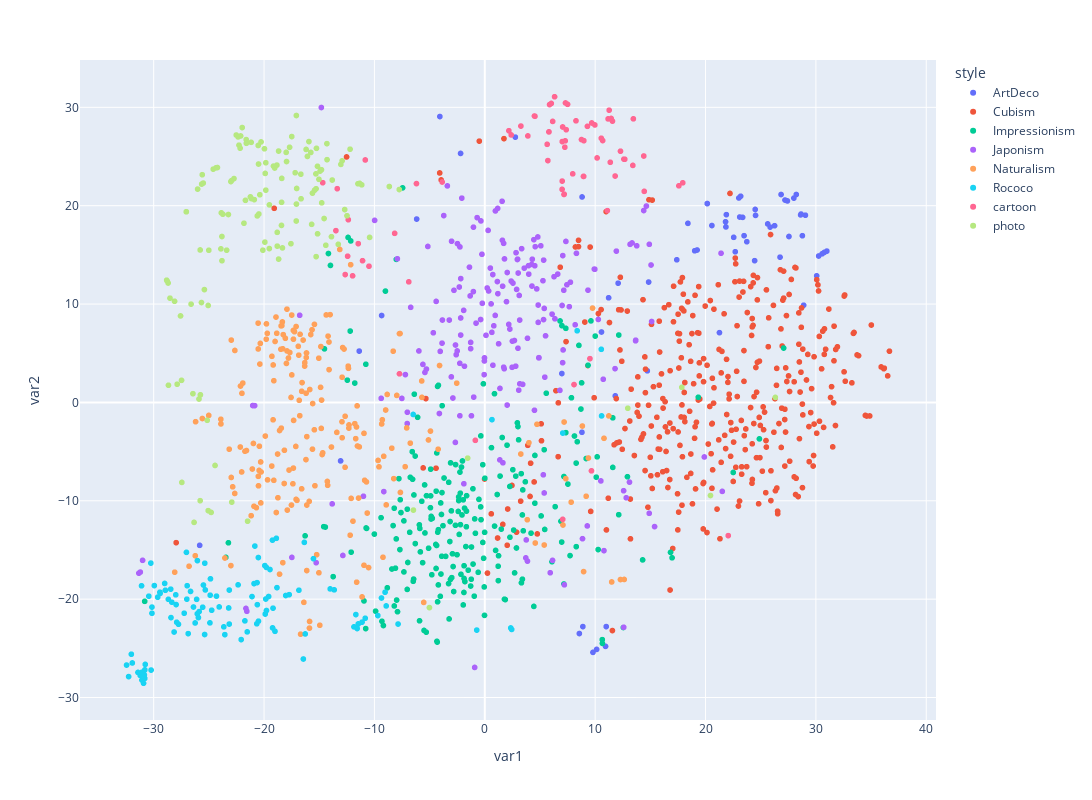

The code cell stored with this chart in its notebook:
### Code cell
from sklearn.decomposition import PCA
import seaborn as sns
import plotly.express as px
import pandas as pd
from sklearn.manifold import TSNE
from sklearn.preprocessing import StandardScaler


pca = TSNE(n_components=2,learning_rate='auto',init='random',random_state=1)
temp = np.copy(feature_vector)


scaler = StandardScaler()
temp =scaler.fit_transform(temp)

plotik = pca.fit_transform(temp)

styles = [traindata.classes[x] for x in classes]


df = pd.DataFrame(plotik, columns=["var1","var2"])
df['target'] = classes
df['img_path'] = paths
df['style'] = styles
print(df)
fig = px.scatter(df, x="var1", y="var2", color="style", hover_data=['img_path'])
fig.update_layout(
    autosize=False,
    width=1200,
    height=800)
fig.show()

### Figure 1 — Plotly figure (JSON) as saved in the notebook; plotly's stock layout.template omitted (floating-point values rounded to 4 significant figures; data arrays with more than 128 entries replaced by an {"elided": "..."} marker saying what was removed)
{"data": [{"customdata": [["./images\\ArtDeco\\aleksandra-ekster_woman-with-fish-1934.jpg"], ["./images\\ArtDeco\\bernardo-marques_antonio-ferro-mundo-novo-capa.jpg"], ["./images\\ArtDeco\\bernardo-marques_civiliza-o-no-1-1928.jpg"], ["./images\\ArtDeco\\bernardo-marques_civiliza-o.jpg"], ["./images\\ArtDeco\\bernardo-marques_fernanda-de-castro-cidade-em-flor-capa-1924.jpg"], ["./images\\ArtDeco\\bernardo-marques_sem-t-tulo-paisagem-do-mar-o.jpg"], ["./images\\ArtDeco\\carlos-saenz-de-tejada_sketch-for-decoration-of-carmen-antonia-merce-la-argentina-1927.jpg"], ["./images\\ArtDeco\\erte_alphabet-b.jpg"], ["./images\\ArtDeco\\erte_autumn-song.jpg"], ["./images\\ArtDeco\\erte_blossom-umbrella.jpg"], ["./images\\ArtDeco\\erte_bon-soir.jpg"], ["./images\\ArtDeco\\erte_brown-boot.jpg"], ["./images\\ArtDeco\\erte_ceres-the-planets.jpg"], ["./images\\ArtDeco\\erte_costume-design-2.jpg"], ["./images\\ArtDeco\\erte_costume-design-9.jpg"], ["./images\\ArtDeco\\erte_costume-for-casanova.jpg"], ["./images\\ArtDeco\\erte_ebony-1.jpg"], ["./images\\ArtDeco\\erte_evening-creation.jpg"], ["./images\\ArtDeco\\erte_gluttony.jpg"], ["./images\\ArtDeco\\erte_number-0.jpg"], ["./images\\ArtDeco\\erte_number-8.jpg"], ["./images\\ArtDeco\\erte_opium-mah-jongg.jpg"], ["./images\\ArtDeco\\erte_splendeur.jpg"], ["./images\\ArtDeco\\erte_spring-fashions.jpg"], ["./images\\ArtDeco\\erte_stolen-kisses.jpg"], ["./images\\ArtDeco\\erte_swept-away.jpg"], ["./images\\ArtDeco\\erte_the-aces-hearts.jpg"], ["./images\\ArtDeco\\erte_the-kiss.jpg"], ["./images\\ArtDeco\\erte_the-mirror-1.jpg"], ["./images\\ArtDeco\\erte_the-seasons-spring-1.jpg"], ["./images\\ArtDeco\\erte_the-seasons-summer-1.jpg"], ["./images\\ArtDeco\\erte_the-seven-deadly-sins-avarice.jpg"], ["./images\\ArtDeco\\erte_the-seven-deadly-sins-pride.jpg"], ["./images\\ArtDeco\\erte_the-zodiac-leo.jpg"], ["./images\\ArtDeco\\erte_top-hats.jpg"], ["./images\\ArtDeco\\erte_winter-resort-nice.jpg"], ["./images\\ArtDeco\\erte_winter-s-arrival.jpg"], ["./images\\ArtDeco\\jean-dupas_where-is-this-bower-beside-the-silver-thames-1930.jpg"], ["./images\\ArtDeco\\john-vassos_abstract-design-1972.jpg"], ["./images\\ArtDeco\\john-vassos_abstract-sailboat.jpg"], ["./images\\ArtDeco\\john-vassos_illustration-for-oscar-wilde-s-salome-1927-2.jpg"], ["./images\\ArtDeco\\john-vassos_illustration-for-oscar-wilde-s-salome-1927-3.jpg"], ["./images\\ArtDeco\\john-vassos_illustration-for-oscar-wilde-s-salome-1927-7.jpg"], ["./images\\ArtDeco\\john-vassos_modern-abstract-1.jpg"], ["./images\\ArtDeco\\john-vassos_modern-abstract.jpg"], ["./images\\ArtDeco\\john-vassos_untitled-1935-5.jpg"], ["./images\\ArtDeco\\lawren-harris_ice-house-coldwell-lake-superior-1923.jpg"], ["./images\\ArtDeco\\lawren-harris_lake-and-mountains-1928.jpg"], ["./images\\ArtDeco\\raphael-delorme_sc-ne-mythologique.jpg"], ["./images\\ArtDeco\\raphael-delorme_the-dancer.jpg"], ["./images\\ArtDeco\\raphael-delorme_vitalit.jpg"], ["./images\\ArtDeco\\rene-magritte_advertisment-for-norine-2.jpg"], ["./images\\ArtDeco\\tamara-de-lempicka_bowl-of-grapes-1949.jpg"], ["./images\\ArtDeco\\tamara-de-lempicka_calla-lillies-1941.jpg"], ["./images\\ArtDeco\\tamara-de-lempicka_portrait-of-the-duchess-of-la-salle-1925.jpg"], ["./images\\ArtDeco\\tamara-de-lempicka_portrait-of-the-marquis-d-afflito-1925.jpg"], ["./images\\ArtDeco\\tamara-de-lempicka_still-life-with-grapes.jpg"], ["./images\\ArtDeco\\tamara-de-lempicka_the-communicant-1928.jpg"], ["./images\\ArtDeco\\tamara-de-lempicka_wide-brimmed-hat-1933.jpg"], ["./images\\ArtDeco\\zinaida-serebriakova_basket-of-apples-1934.jpg"], ["./images\\ArtDeco\\zinaida-serebriakova_basket-with-grapes-and-peaches-1931.jpg"], ["./images\\ArtDeco\\zinaida-serebriakova_portrait-of-e-i-zolotarevskii-in-childhood-1922.jpg"], ["./images\\ArtDeco\\zinaida-serebriakova_still-life-with-a-basket-of-pears-1932.jpg"], ["./images\\ArtDeco\\zinaida-serebriakova_still-life-with-apples-and-a-round-bread-1948.jpg"], ["./images\\ArtDeco\\zinaida-serebriakova_still-life-with-asparagus-and-strawberries-1932.jpg"]], "hovertemplate": "style=ArtDeco<br>var1=%{x}<br>var2=%{y}<br>img_path=%{customdata[0]}<extra></extra>", "legendgroup": "ArtDeco", "marker": {"color": "#636efa", "symbol": "circle"}, "mode": "markers", "name": "ArtDeco", "showlegend": true, "type": "scattergl", "x": [-25.83, 8.812, 22.69, 27.56, 12.08, -13.07, 11.22, 24.5, 10.57, -11.38, 20.16, 24.45, 23.36, 21.81, 26.75, 2.767, 21.89, 20.16, 19.24, 17.4, 24.53, 11.0, 23.18, -2.197, -6.173, -9.347, 23.74, 23.02, 21.85, 26.84, 23.49, 26.26, 23.1, 22.55, 25.63, 30.07, 11.82, 6.983, 30.75, 30.25, 27.42, 28.78, 27.2, 30.56, 30.99, 18.4, 28.22, 28.0, 19.02, 21.26, 14.73, 28.89, 20.58, 14.84, 28.66, 28.62, 8.886, 29.05, 25.85, 8.8, 10.13, -4.07, 9.801, 10.94, 8.57], "xaxis": "x", "y": [-14.53, 20.89, 15.32, 16.87, 12.12, -5.944, 10.64, 19.62, 7.161, 5.22, 20.21, 14.41, 18.81, 18.37, 14.77, 26.97, 19.09, 20.22, 15.5, 14.5, 19.01, -22.79, 20.96, 25.31, 18.64, 8.836, 16.34, 20.79, 17.84, 21.14, 16.95, 17.96, 18.85, 16.78, 18.15, 12.87, 0.669, 2.937, 15.25, 14.89, 20.48, 16.95, 20.58, 15.1, 15.38, 18.2, 21.14, 20.77, 15.42, 7.096, 3.212, 9.883, 17.98, 12.24, 19.15, 19.06, -22.79, 19.03, 17.82, -3.035, -25.11, 29.07, -25.41, -24.8, -23.5], "yaxis": "y"}, {"customdata": {"elided": "365x1 str values"}, "hovertemplate": "style=Cubism<br>var1=%{x}<br>var2=%{y}<br>img_path=%{customdata[0]}<extra></extra>", "legendgroup": "Cubism", "marker": {"color": "#EF553B", "symbol": "circle"}, "mode": "markers", "name": "Cubism", "showlegend": true, "type": "scattergl", "x": {"elided": "365 float values"}, "xaxis": "x", "y": {"elided": "365 float values"}, "yaxis": "y"}, {"customdata": {"elided": "240x1 str values"}, "hovertemplate": "style=Impressionism<br>var1=%{x}<br>var2=%{y}<br>img_path=%{customdata[0]}<extra></extra>", "legendgroup": "Impressionism", "marker": {"color": "#00cc96", "symbol": "circle"}, "mode": "markers", "name": "Impressionism", "showlegend": true, "type": "scattergl", "x": {"elided": "240 float values"}, "xaxis": "x", "y": {"elided": "240 float values"}, "yaxis": "y"}, {"customdata": {"elided": "203x1 str values"}, "hovertemplate": "style=Japonism<br>var1=%{x}<br>var2=%{y}<br>img_path=%{customdata[0]}<extra></extra>", "legendgroup": "Japonism", "marker": {"color": "#ab63fa", "symbol": "circle"}, "mode": "markers", "name": "Japonism", "showlegend": true, "type": "scattergl", "x": {"elided": "203 float values"}, "xaxis": "x", "y": {"elided": "203 float values"}, "yaxis": "y"}, {"customdata": {"elided": "218x1 str values"}, "hovertemplate": "style=Naturalism<br>var1=%{x}<br>var2=%{y}<br>img_path=%{customdata[0]}<extra></extra>", "legendgroup": "Naturalism", "marker": {"color": "#FFA15A", "symbol": "circle"}, "mode": "markers", "name": "Naturalism", "showlegend": true, "type": "scattergl", "x": {"elided": "218 float values"}, "xaxis": "x", "y": {"elided": "218 float values"}, "yaxis": "y"}, {"customdata": [["./images\\Rococo\\antoine-pesne_isabel-cristina-de-brunswick-wolfenb-ttel.jpg"], ["./images\\Rococo\\antoine-pesne_self-portrait-with-daughters-1754.jpg"], ["./images\\Rococo\\antoine-watteau_the-flautist.jpg"], ["./images\\Rococo\\antoine-watteau_the-foursome.jpg"], ["./images\\Rococo\\benjamin-west_the-death-of-nelson-1808.jpg"], ["./images\\Rococo\\bernardo-bellotto_dresden-the-ruins-of-the-pirnaische-vorstadt-1763.jpg"], ["./images\\Rococo\\bernardo-bellotto_the-moat-of-the-zwinger-in-dresden.jpg"], ["./images\\Rococo\\canaletto_the-river-thames-with-st-paul-s-cathedral-on-lord-mayor-s-day.jpg"], ["./images\\Rococo\\canaletto_the-thames-with-st-paul-s-cathedral-1746.jpg"], ["./images\\Rococo\\canaletto_westminster-bridge-from-the-north-on-lord-mayor-s-day-1746.jpg"], ["./images\\Rococo\\carl-ludwig-johann-christineck_heinrich-friedrich-wilhelm-von-ploets.jpg"], ["./images\\Rococo\\carl-ludwig-johann-christineck_portrait-of-daria-aleksandrovna-troubetskaya.jpg"], ["./images\\Rococo\\carl-ludwig-johann-christineck_portrait-of-semen-ivanovich-mordvinov-as-chevalier-of-the-order-of-st-andrew-1771.jpg"], ["./images\\Rococo\\dmitry-levitzky_ivan-ribotpierre.jpg"], ["./images\\Rococo\\dmitry-levitzky_portrait-of-anna-davia-d-avia-bernucci-1782.jpg"], ["./images\\Rococo\\dmitry-levitzky_portrait-of-countess-n-f-vorontsova.jpg"], ["./images\\Rococo\\dmitry-levitzky_prince-mikhail-shcherbatov-1781.jpg"], ["./images\\Rococo\\francisco-bayeu-y-subias_retrato-de-sebastiana-merclein-su-mujer-1786.jpg"], ["./images\\Rococo\\franz-xaver-winterhalter_albert-edward-prince-of-wales.jpg"], ["./images\\Rococo\\franz-xaver-winterhalter_alexandra-iosifovna-grand-duchess-of-russia-princess-alexandra-of-altenburg.jpg"], ["./images\\Rococo\\franz-xaver-winterhalter_alexandra-princess-of-wales.jpg"], ["./images\\Rococo\\franz-xaver-winterhalter_anna-dollfus-baronness-de-bourgoing.jpg"], ["./images\\Rococo\\franz-xaver-winterhalter_caroline-elisabeth-de-lagrange.jpg"], ["./images\\Rococo\\franz-xaver-winterhalter_countess-alexander-nikolaevitch-lamsdorff.jpg"], ["./images\\Rococo\\franz-xaver-winterhalter_elizabeth-empress-of-austria-1865.jpg"], ["./images\\Rococo\\franz-xaver-winterhalter_emperor-don-maximiliano-i-of-mexico.jpg"], ["./images\\Rococo\\franz-xaver-winterhalter_empress-elisabeth-of-austria-in-dancing-dress.jpg"], ["./images\\Rococo\\franz-xaver-winterhalter_empress-eugenie-1.jpg"], ["./images\\Rococo\\franz-xaver-winterhalter_grand-duchess-olga.jpg"], ["./images\\Rococo\\franz-xaver-winterhalter_italian-woman-with-child.jpg"], ["./images\\Rococo\\franz-xaver-winterhalter_maximiliaan-van-oostenrijk.jpg"], ["./images\\Rococo\\franz-xaver-winterhalter_pincess-clothilde-von-saxen-coburg.jpg"], ["./images\\Rococo\\franz-xaver-winterhalter_portrait-of-a-lady-1.jpg"], ["./images\\Rococo\\franz-xaver-winterhalter_portrait-of-charlotte-of-belgium-1.jpg"], ["./images\\Rococo\\franz-xaver-winterhalter_portrait-of-countess-olga-shuvalova.jpg"], ["./images\\Rococo\\franz-xaver-winterhalter_portrait-of-countess-varvara-musina-pushkina.jpg"], ["./images\\Rococo\\franz-xaver-winterhalter_portrait-of-eug-nie-empress-of-the-french.jpg"], ["./images\\Rococo\\franz-xaver-winterhalter_portrait-of-francisca-caroline-de-braganca-1844.jpg"], ["./images\\Rococo\\franz-xaver-winterhalter_portrait-of-francisca-caroline-gonzaga-de-bragan-a-princesse-de-joinville.jpg"], ["./images\\Rococo\\franz-xaver-winterhalter_portrait-of-grand-duchess-maria-nikolayevna.jpg"], ["./images\\Rococo\\franz-xaver-winterhalter_portrait-of-grand-princess-yelena-pavlovna.jpg"], ["./images\\Rococo\\franz-xaver-winterhalter_portrait-of-infanta-luisa-fernanda-of-spain-duchess-of-montpesier.jpg"], ["./images\\Rococo\\franz-xaver-winterhalter_portrait-of-katarzyna-potocka-1854.jpg"], ["./images\\Rococo\\franz-xaver-winterhalter_portrait-of-lady-middleton-1863.jpg"], ["./images\\Rococo\\franz-xaver-winterhalter_portrait-of-madame-rimsky-korsakov-varvara-dmitrievna-mergassov-1864.jpg"], ["./images\\Rococo\\franz-xaver-winterhalter_portrait-of-princess-elizaveta-alexandrovna-tchernicheva-1.jpg"], ["./images\\Rococo\\franz-xaver-winterhalter_portrait-of-princess-of-baden-1856.jpg"], ["./images\\Rococo\\franz-xaver-winterhalter_portrait-of-queen-sophie-of-netherlands-born-sophie-of-w-rttemberg-1863.jpg"], ["./images\\Rococo\\franz-xaver-winterhalter_portrait-of-sophia-alexandrovna-radziwi.jpg"], ["./images\\Rococo\\franz-xaver-winterhalter_portrait-of-victoria-princess-royal.jpg"], ["./images\\Rococo\\franz-xaver-winterhalter_princes-alice-of-england.jpg"], ["./images\\Rococo\\franz-xaver-winterhalter_princess-mathilde-bonaparte.jpg"], ["./images\\Rococo\\franz-xaver-winterhalter_princess-tatiana-yussupova.jpg"], ["./images\\Rococo\\franz-xaver-winterhalter_sofia-gagarina.jpg"], ["./images\\Rococo\\franz-xaver-winterhalter_the-daughters-of-queen-victoria-and-prince-albert.jpg"], ["./images\\Rococo\\franz-xaver-winterhalter_the-empress-eugenie-holding-louis-napoleon-the-prince-imperial-on-her-knees.jpg"], ["./images\\Rococo\\franz-xaver-winterhalter_the-royal-family-in-1846-1846.jpg"], ["./images\\Rococo\\franz-xaver-winterhalter_victoria-princess-royal-1842.jpg"], ["./images\\Rococo\\fyodor-rokotov_portrait-of-v-a-obreskova.jpg"], ["./images\\Rococo\\george-morland_a-country-inn-1784.jpg"], ["./images\\Rococo\\george-morland_a-visit-to-the-boarding-school-1788.jpg"], ["./images\\Rococo\\george-morland_a-windy-day.jpg"], ["./images\\Rococo\\george-morland_landscape-with-four-horses.jpg"], ["./images\\Rococo\\george-morland_the-piggery-1791.jpg"], ["./images\\Rococo\\george-morland_two-horses-in-the-snow.jpg"], ["./images\\Rococo\\giovanni-battista-tiepolo_apollo-and-daphne-1744.jpg"], ["./images\\Rococo\\giovanni-battista-tiepolo_the-flight-to-egypt.jpg"], ["./images\\Rococo\\giovanni-battista-tiepolo_the-force-of-eloquence-bellerophon-and-pegasus.jpg"], ["./images\\Rococo\\giovanni-domenico-tiepolo_head-of-a-scholar.jpg"], ["./images\\Rococo\\jean-baptiste-oudry_cassowary-1746.jpg"], ["./images\\Rococo\\jean-baptiste-oudry_clara-the-rhinoceros-1749.jpg"], ["./images\\Rococo\\jean-baptiste-oudry_demoiselle-crane-toucan-and-tufted-crane-1745.jpg"], ["./images\\Rococo\\jean-baptiste-oudry_dog-guarding-dead-game-1753.jpg"], ["./images\\Rococo\\jean-baptiste-oudry_still-life-with-hare-duck-loaf-of-bread-cheese-and-flasks-of-wine-1742.jpg"], ["./images\\Rococo\\jean-baptiste-simeon-chardin_a-green-neck-duck-with-a-seville-orange.jpg"], ["./images\\Rococo\\jean-baptiste-simeon-chardin_basket-of-peaches-1768.jpg"], ["./images\\Rococo\\jean-baptiste-simeon-chardin_jar-of-apricots-1758.jpg"], ["./images\\Rococo\\jean-baptiste-simeon-chardin_rabbit-and-copper-pot.jpg"], ["./images\\Rococo\\jean-baptiste-simeon-chardin_still-life-fast-day-menu-1731.jpg"], ["./images\\Rococo\\jean-baptiste-simeon-chardin_still-life-flowers-in-a-vase-1763.jpg"], ["./images\\Rococo\\jean-baptiste-simeon-chardin_still-life-with-brioche-1763.jpg"], ["./images\\Rococo\\jean-baptiste-simeon-chardin_still-life-with-cat-and-rayfish.jpg"], ["./images\\Rococo\\jean-baptiste-simeon-chardin_still-life-with-copper-cauldron-and-eggs.jpg"], ["./images\\Rococo\\jean-baptiste-simeon-chardin_still-life-with-dead-pheasant-and-hunting-bag-1760.jpg"], ["./images\\Rococo\\jean-baptiste-simeon-chardin_still-life-with-porcelain-teapot-1763.jpg"], ["./images\\Rococo\\jean-baptiste-simeon-chardin_still-life-with-turkey-hanged.jpg"], ["./images\\Rococo\\jean-baptiste-simeon-chardin_still-life-with-two-rabbits.jpg"], ["./images\\Rococo\\jean-baptiste-simeon-chardin_strawberry-basket-canasta-de-fresas.jpg"], ["./images\\Rococo\\jean-baptiste-simeon-chardin_the-instruments-of-music-calendar-1767.jpg"], ["./images\\Rococo\\jean-honore-fragonard_burn-my-shirt.jpg"], ["./images\\Rococo\\jean-honore-fragonard_the-watering-place-1765-1.jpg"], ["./images\\Rococo\\joseph-wright_harvey-wilmot.jpg"], ["./images\\Rococo\\joshua-reynolds_anne-dashwood-detail.jpg"], ["./images\\Rococo\\joshua-reynolds_gertrude-duchess-of-bedford.jpg"], ["./images\\Rococo\\joshua-reynolds_samuel-johnson-1757.jpg"], ["./images\\Rococo\\joshua-reynolds_the-ladies-waldegrave-1780.jpg"], ["./images\\Rococo\\joshua-reynolds_thomas-and-martha-neate-with-tutor.jpg"], ["./images\\Rococo\\maurice-quentin-de-la-tour_francois-louis-veron-forbonnais-of-duverger-economist.jpg"], ["./images\\Rococo\\maurice-quentin-de-la-tour_studies-of-men-s-hands.jpg"], ["./images\\Rococo\\pietro-longhi_a-patrician-family.jpg"], ["./images\\Rococo\\pietro-longhi_fall-of-the-giants-1734-1.jpg"], ["./images\\Rococo\\pietro-longhi_the-parlour.jpg"], ["./images\\Rococo\\pietro-longhi_the-tailor.jpg"], ["./images\\Rococo\\thomas-gainsborough_figures-with-cattle-in-a-landscape.jpg"], ["./images\\Rococo\\thomas-gainsborough_forest-landsape-with-mountain.jpg"], ["./images\\Rococo\\thomas-gainsborough_landscape-with-cattle.jpg"], ["./images\\Rococo\\thomas-gainsborough_landscape-with-sandpit.jpg"], ["./images\\Rococo\\thomas-gainsborough_portrait-of-john-russell-4th-duke-of-bedford.jpg"], ["./images\\Rococo\\thomas-gainsborough_study-of-willows.jpg"], ["./images\\Rococo\\thomas-gainsborough_the-charterhouse-london-1748.jpg"], ["./images\\Rococo\\thomas-gainsborough_thomas-pennant-1776.jpg"], ["./images\\Rococo\\vladimir-borovikovsky_portrait-of-aleksei-alekseevich-konstantinova-1806.jpg"], ["./images\\Rococo\\vladimir-borovikovsky_portrait-of-m-i-lopukhina-1797.jpg"], ["./images\\Rococo\\vladimir-borovikovsky_princess-lopukhina.jpg"], ["./images\\Rococo\\william-hogarth_mary-toft-apparently-giving-birth-to-rabbits-1726.jpg"], ["./images\\Rococo\\william-hogarth_portrait-of-en-francis-dashwood-15th-baron-of-despencer.jpg"], ["./images\\Rococo\\william-hogarth_the-invasion-france.jpg"]], "hovertemplate": "style=Rococo<br>var1=%{x}<br>var2=%{y}<br>img_path=%{customdata[0]}<extra></extra>", "legendgroup": "Rococo", "marker": {"color": "#19d3f3", "symbol": "circle"}, "mode": "markers", "name": "Rococo", "showlegend": true, "type": "scattergl", "x": [-23.55, -24.75, -16.44, -19.59, -25.37, -7.858, -8.935, -9.359, -9.692, -9.038, -31.1, -29.44, -30.16, -29.01, -27.97, -29.42, -30.44, -28.46, -30.26, -26.39, -25.88, -31.05, -28.43, -26.66, -22.35, -23.21, -25.95, -24.31, -30.81, -25.49, -32.27, -29.94, -30.76, -23.15, -27.0, -30.84, -25.39, -26.87, -28.15, -23.15, -25.56, -24.9, -31.07, -24.88, -26.05, -30.8, -27.92, -26.25, -31.43, -31.23, -30.23, -27.24, -27.76, -30.92, -25.32, -24.07, -20.63, -26.11, -28.0, -18.89, -18.04, -11.47, -10.84, -19.79, -20.83, -16.84, -18.83, -16.35, -24.86, -19.24, -20.52, -19.46, -19.93, -32.02, -21.74, -19.23, -31.94, -14.01, -20.66, -19.9, -20.51, -21.53, -19.01, -20.91, -19.78, -19.19, -21.09, -0.7284, -32.46, 0.6485, -11.12, -28.94, -13.64, -26.97, -23.65, -15.52, -19.85, -29.64, -6.488, -20.61, 10.58, -27.03, -17.72, -11.56, 2.352, -11.68, -11.85, -26.04, 2.433, 7.066, -22.07, -30.16, -28.36, -28.67, 8.367, -16.27, 10.55], "xaxis": "x", "y": [-23.61, -21.12, -26.08, -19.73, -16.34, -22.53, -20.69, -19.88, -21.67, -19.29, -18.64, -19.29, -21.43, -18.4, -20.55, -19.42, -19.7, -18.98, -16.33, -20.8, -21.26, -27.42, -21.87, -19.21, -18.55, -20.9, -21.88, -19.69, -28.06, -18.56, -27.87, -18.62, -26.63, -19.07, -20.0, -27.7, -23.59, -23.5, -23.34, -22.53, -20.82, -22.41, -28.23, -19.6, -21.48, -27.18, -22.35, -22.42, -27.45, -27.74, -27.21, -21.43, -22.55, -28.55, -19.06, -20.79, -18.32, -20.02, -19.56, -13.81, -19.63, -22.52, -21.94, -16.77, -14.6, -19.09, -18.83, -14.23, -17.94, -14.0, -15.77, -16.98, -16.59, -25.6, -22.21, -22.92, -26.49, -18.96, -22.5, -21.52, -22.24, -23.33, -23.27, -18.42, -21.15, -20.92, -19.73, -23.14, -26.7, -1.747, -22.34, -19.1, -19.05, -18.63, -22.82, -15.88, -19.99, -19.8, -1.223, -20.56, -1.368, -15.24, -19.54, -22.99, -22.93, -21.56, -22.82, -16.08, -23.08, -3.115, -24.11, -20.81, -20.3, -20.01, 7.282, -23.53, 5.399], "yaxis": "y"}, {"customdata": [["./images\\cartoon\\011.jpg"], ["./images\\cartoon\\1222402287_ddvip_9112.jpg"], ["./images\\cartoon\\1314924322-20.jpg"], ["./images\\cartoon\\1322826305856_6qmwy5.jpg"], ["./images\\cartoon\\13728611833234598506.jpg"], ["./images\\cartoon\\2010062416162654.jpg"], ["./images\\cartoon\\20101129204145-452523713.jpg"], ["./images\\cartoon\\20120530110557_KefTG.thumb.600_0.jpg"], ["./images\\cartoon\\24331e5f-d78b-49e0-8d33-7c2b8fa5086f.jpg"], ["./images\\cartoon\\47713.jpg"], ["./images\\cartoon\\493002902911.jpg"], ["./images\\cartoon\\51b81f56ee15283311.jpg"], ["./images\\cartoon\\5wif4oaex4j7.jpg"], ["./images\\cartoon\\608-01089397w.jpg"], ["./images\\cartoon\\952441_133603958666YQ.jpg"], ["./images\\cartoon\\9MDDBKQ349GA0031.550x.0.jpg"], ["./images\\cartoon\\Autumn_Saver_6371.jpg"], ["./images\\cartoon\\Bart-Simpson-Animation-Cartoon-Movie.jpg"], ["./images\\cartoon\\Cartoon-Kal-full.jpg"], ["./images\\cartoon\\Disney-Valentines-Day-Mulan-Wallpaper.jpg"], ["./images\\cartoon\\F5S001.jpg"], ["./images\\cartoon\\Fondo-de-pantalla-Manga-2.jpg"], ["./images\\cartoon\\FreeGreatPicture.com-21660-cartoon-childhood-dream.jpg"], ["./images\\cartoon\\Genshiken_-_anime_screenshot.jpg"], ["./images\\cartoon\\Japanese_cartoon_3f_07.jpg"], ["./images\\cartoon\\KaiEezi_ZamJam-market_03015_left.0139.jpg"], ["./images\\cartoon\\Kids-1.jpg"], ["./images\\cartoon\\Kids-2.jpg"], ["./images\\cartoon\\N64_NA_SouthPark.jpg"], ["./images\\cartoon\\Nezha-Conquers-the-Dragon-King2.jpg"], ["./images\\cartoon\\ScreenShot002.jpg"], ["./images\\cartoon\\Sleeping-Beauty.jpg"], ["./images\\cartoon\\Snow-White-Aurora-Jasmine-disney-princess-17324013-1024-768.jpg"], ["./images\\cartoon\\Titanic-cartoon-movie-pic3.jpg"], ["./images\\cartoon\\Vector_illustration_of_Happy_family_Fapp_04.jpg"], ["./images\\cartoon\\Wonder-Woman-Animated-Movie-Screenshot.jpg"], ["./images\\cartoon\\astro-boy-cartoon-10-2-s-307x512.jpg"], ["./images\\cartoon\\beautyful.jpg"], ["./images\\cartoon\\bg001.jpg"], ["./images\\cartoon\\cartoon-bear-scene-40.jpg"], ["./images\\cartoon\\chibi-maruko-screenshot-03-serie-dibujos-anime-japanese-cartoon-show.jpg"], ["./images\\cartoon\\daily-cartoon-131119-465.jpg"], ["./images\\cartoon\\depositphotos_29165579-Cartoon-street-map-seamless-pattern.jpg"], ["./images\\cartoon\\download (1).jpg"], ["./images\\cartoon\\download.jpg"], ["./images\\cartoon\\forest02.jpg"], ["./images\\cartoon\\free_islamic_cartoon_screensaver-567782.jpg"], ["./images\\cartoon\\inside.jpg"], ["./images\\cartoon\\kids-tv-shows-movies-2-0-s-307x512.jpg"], ["./images\\cartoon\\kids0.jpg"], ["./images\\cartoon\\m_1274932356416.jpg"], ["./images\\cartoon\\m_1283860568766.jpg"], ["./images\\cartoon\\mamhua.jpg"], ["./images\\cartoon\\manhua2.jpg"], ["./images\\cartoon\\manhua3.jpg"], ["./images\\cartoon\\night.jpg"], ["./images\\cartoon\\noddy_cartoon.jpg"], ["./images\\cartoon\\personal11.jpg"], ["./images\\cartoon\\popb100916.jpg"], ["./images\\cartoon\\rainbow.jpg"], ["./images\\cartoon\\rapunzel-tower-23516250.jpg"], ["./images\\cartoon\\scene_.jpg"], ["./images\\cartoon\\scene_cartoon_by_eydam.jpg"], ["./images\\cartoon\\school_hair_cartoon.jpg"], ["./images\\cartoon\\sfondocolombacartoonsandmovies.jpg"], ["./images\\cartoon\\simpsonsintronew.jpg"], ["./images\\cartoon\\southparkboys_medium.jpg"], ["./images\\cartoon\\stag_night_cartoon.jpg"], ["./images\\cartoon\\stock-vector-cartoon-street-in-winter-40035562.jpg"], ["./images\\cartoon\\stock-vector-farm-illustration-funny-cartoon-and-vector-scene-43613791.jpg"], ["./images\\cartoon\\stock-vector-summer-fairytale-town-street-cartoon-85532080.jpg"], ["./images\\cartoon\\street_57895.jpg"], ["./images\\cartoon\\trees.jpg"], ["./images\\cartoon\\unnamed.jpg"], ["./images\\cartoon\\we-without-wings-under-the-innocent-sky.jpg"]], "hovertemplate": "style=cartoon<br>var1=%{x}<br>var2=%{y}<br>img_path=%{customdata[0]}<extra></extra>", "legendgroup": "cartoon", "marker": {"color": "#FF6692", "symbol": "circle"}, "mode": "markers", "name": "cartoon", "showlegend": true, "type": "scattergl", "x": [3.272, -0.8556, 9.974, -11.98, 7.313, 4.546, -6.191, -14.68, -12.37, 7.002, 8.084, 10.55, -12.43, 7.966, 13.41, -6.888, 7.253, 11.57, 11.45, 6.024, 14.45, 9.688, 7.377, -3.863, 7.053, -11.47, 12.6, 12.68, 8.975, 7.498, 17.94, 6.324, 6.149, -8.166, 4.499, -10.83, 5.868, -11.08, 11.37, 5.716, 14.4, 2.39, 7.175, 5.813, -10.49, -12.65, 11.27, 7.061, 13.46, 22.06, 9.526, 9.666, 8.959, 10.68, 10.18, -7.731, 8.263, -13.49, 17.59, 5.649, 3.904, 12.3, 7.287, 8.941, 7.018, 11.11, 9.298, 7.012, 7.192, 8.761, 2.181, 11.81, 5.813, 11.17, -13.37], "xaxis": "x", "y": [28.1, -3.853, 28.21, 12.87, 30.44, 29.09, 22.25, 22.34, 18.58, 21.66, 1.816, 26.86, 14.86, 23.24, 24.1, 12.26, 25.95, 28.6, 28.87, 30.4, 21.46, 28.41, 27.72, 22.41, 28.0, 16.14, 24.73, 24.72, 26.61, 30.3, 22.33, 31.08, 28.57, 17.19, 29.12, 24.65, 30.28, 14.41, 24.41, 24.59, 25.05, 27.19, 21.14, 27.5, 13.85, 13.0, 29.71, -11.89, 28.83, -13.54, 4.452, -6.954, 22.98, 26.62, 24.86, 2.908, 28.63, 17.47, 22.02, 26.24, 27.09, 25.54, 26.59, 22.98, 26.52, 19.5, 28.07, 22.5, 21.17, 26.72, 27.62, 23.02, 27.5, 28.82, 21.73], "yaxis": "y"}, {"customdata": {"elided": "139x1 str values"}, "hovertemplate": "style=photo<br>var1=%{x}<br>var2=%{y}<br>img_path=%{customdata[0]}<extra></extra>", "legendgroup": "photo", "marker": {"color": "#B6E880", "symbol": "circle"}, "mode": "markers", "name": "photo", "showlegend": true, "type": "scattergl", "x": {"elided": "139 float values"}, "xaxis": "x", "y": {"elided": "139 float values"}, "yaxis": "y"}], "layout": {"autosize": false, "height": 800, "legend": {"title": {"text": "style"}, "tracegroupgap": 0}, "margin": {"t": 60}, "width": 1200, "xaxis": {"anchor": "y", "domain": [0, 1], "title": {"text": "var1"}}, "yaxis": {"anchor": "x", "domain": [0, 1], "title": {"text": "var2"}}}}
